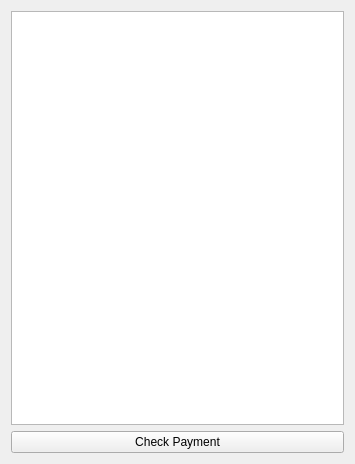
<?xml version="1.0" encoding="UTF-8"?>
<ui version="4.0">
 <class>paymentForm</class>
 <widget class="QWidget" name="paymentForm">
  <property name="geometry">
   <rect>
    <x>0</x>
    <y>0</y>
    <width>355</width>
    <height>464</height>
   </rect>
  </property>
  <property name="windowTitle">
   <string>Form</string>
  </property>
  <layout class="QVBoxLayout" name="verticalLayout">
   <item>
    <widget class="QGraphicsView" name="QRCode">
     <property name="toolTip">
      <string>&lt;html&gt;&lt;head/&gt;&lt;body&gt;&lt;p&gt;&lt;br/&gt;&lt;/p&gt;&lt;/body&gt;&lt;/html&gt;</string>
     </property>
     <property name="styleSheet">
      <string notr="true">background-image: url(:/images/venmo.jpg);
background-repeat: no-repeat;
background-position: center;
background-size: cover;</string>
     </property>
    </widget>
   </item>
   <item>
    <widget class="QPushButton" name="CheckPayment">
     <property name="text">
      <string>Check Payment</string>
     </property>
    </widget>
   </item>
  </layout>
 </widget>
 <resources>
  <include location="../img/ImagesResources.qrc"/>
 </resources>
 <connections/>
</ui>
